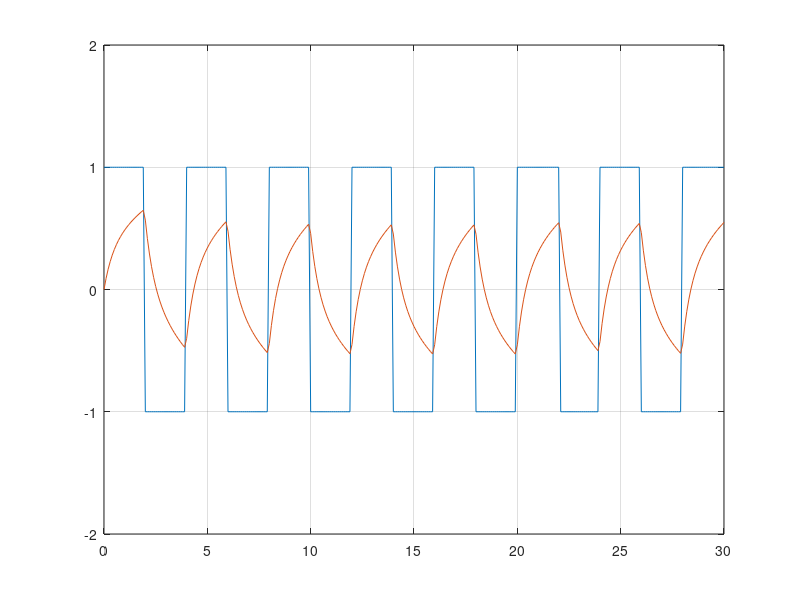

Recreate this plot in MATLAB.
clc;
% According to the question
num = [1 1];
den = [1 3 1]; 
G = tf(num, den);
t = 0:0.1:30; % for 30 seconds
T = 4; % given period is 4s
sq_in = square(2*pi*t/T);
sq_res = lsim(G,sq_in,t);
plot(t,sq_in);
hold on;
plot(t,sq_res);
ylim([-2,2])
grid on